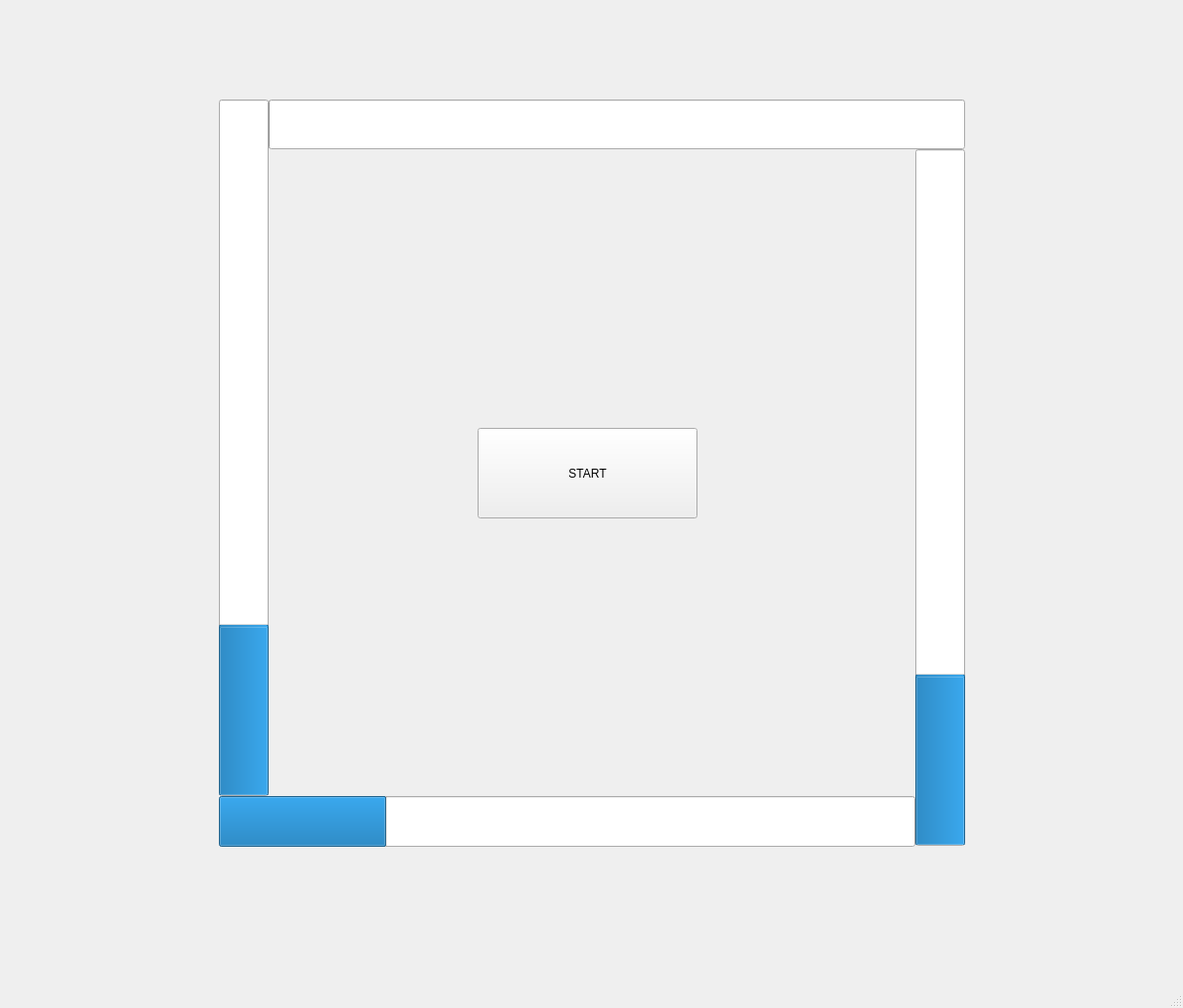
<?xml version="1.0" encoding="UTF-8"?>
<ui version="4.0">
 <class>MainWindow</class>
 <widget class="QMainWindow" name="MainWindow">
  <property name="geometry">
   <rect>
    <x>0</x>
    <y>0</y>
    <width>1189</width>
    <height>1013</height>
   </rect>
  </property>
  <property name="windowTitle">
   <string>MainWindow</string>
  </property>
  <widget class="QWidget" name="centralwidget">
   <widget class="QProgressBar" name="progressBar">
    <property name="geometry">
     <rect>
      <x>270</x>
      <y>100</y>
      <width>700</width>
      <height>50</height>
     </rect>
    </property>
    <property name="textVisible">
     <bool>false</bool>
    </property>
   </widget>
   <widget class="QProgressBar" name="progressBar_2">
    <property name="geometry">
     <rect>
      <x>220</x>
      <y>100</y>
      <width>50</width>
      <height>700</height>
     </rect>
    </property>
    <property name="sizePolicy">
     <sizepolicy hsizetype="Expanding" vsizetype="Fixed">
      <horstretch>0</horstretch>
      <verstretch>0</verstretch>
     </sizepolicy>
    </property>
    <property name="value">
     <number>24</number>
    </property>
    <property name="textVisible">
     <bool>false</bool>
    </property>
    <property name="orientation">
     <enum>Qt::Vertical</enum>
    </property>
   </widget>
   <widget class="QProgressBar" name="progressBar_3">
    <property name="geometry">
     <rect>
      <x>220</x>
      <y>800</y>
      <width>700</width>
      <height>51</height>
     </rect>
    </property>
    <property name="value">
     <number>24</number>
    </property>
    <property name="textVisible">
     <bool>false</bool>
    </property>
   </widget>
   <widget class="QProgressBar" name="progressBar_4">
    <property name="geometry">
     <rect>
      <x>920</x>
      <y>150</y>
      <width>50</width>
      <height>700</height>
     </rect>
    </property>
    <property name="value">
     <number>24</number>
    </property>
    <property name="textVisible">
     <bool>false</bool>
    </property>
    <property name="orientation">
     <enum>Qt::Vertical</enum>
    </property>
   </widget>
   <widget class="QPushButton" name="pushButton">
    <property name="geometry">
     <rect>
      <x>480</x>
      <y>430</y>
      <width>221</width>
      <height>91</height>
     </rect>
    </property>
    <property name="text">
     <string>START</string>
    </property>
   </widget>
  </widget>
  <widget class="QMenuBar" name="menubar">
   <property name="geometry">
    <rect>
     <x>0</x>
     <y>0</y>
     <width>1189</width>
     <height>30</height>
    </rect>
   </property>
  </widget>
  <widget class="QStatusBar" name="statusbar"/>
 </widget>
 <resources/>
 <connections/>
</ui>
